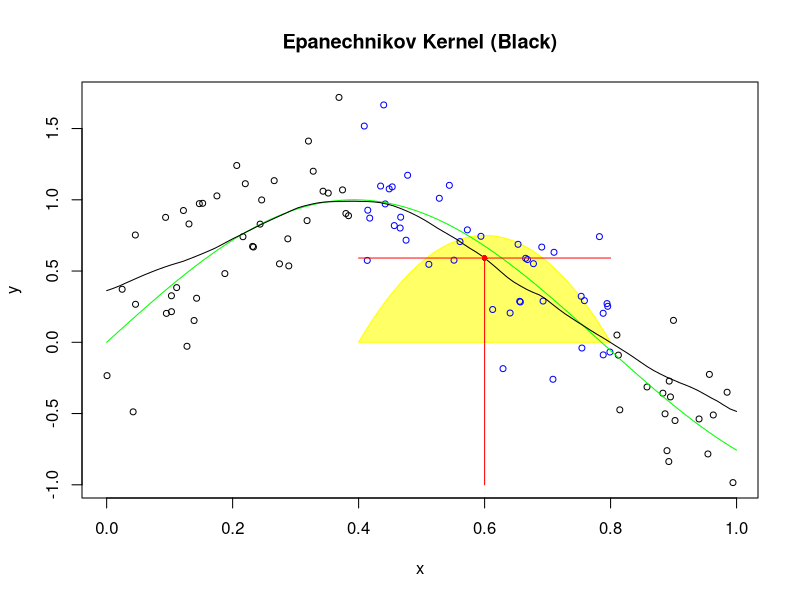
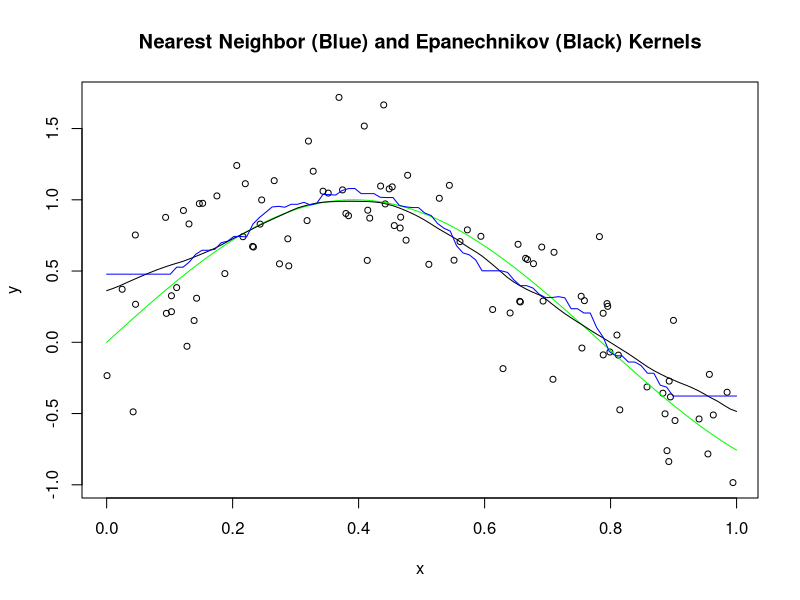

R code for these plots, in order:
## ---- chunk 1
# Set seed to generate reproducible random numbers
set.seed(123)
# X follows a uniform distribution
X <- runif(100, 0, 1)

# Set seed to generate reproducible random numbers
set.seed(123)
# The error term follows a normal distribution
E <- rnorm(100, 0, 1/3)

# Write a function "sinfunc" to generate Y
sinfunc <- function(x){ sin(4 * x) }

Y <- sinfunc(X) + E

DATA <- data.frame(X, Y)
## ---- chunk 2
# Write a function "EK" to calculate the Epanechnikove kernel
EK <- function(x, x0 = 0.6, h = 0.2){
  # default x0 is 0.6
  # default half window width h is 0.2
  # The Epanechnikove kernel assigns weights to observations 
  # based on their distances to the target point
  t <- abs(x - x0)/h
  if (t <= 1){ D <- 3/4 * (1-t^2) }
  else { D <- 0 }
  return(D)
}
## ---- chunk 3
# Write a function "NW" to calculate the Nadaraya-Watson kernel weighted average
# based on values obtained from the EK function
NW <- function(target, h = 0.2){
  # Default half window width h is 0.2
  x <- DATA[(target - h) <= X & X<= (target + h), ]$X
  y <- DATA[(target - h) <= X & X<= (target + h), ]$Y
  # Embed the EK function to calculate Epanechnikove kernels
  k <- sapply(x, EK, x0 = target)
  # Return the Nadaraya-Watson kernel weighted average for each target x0
  return(sum(k * y) / sum(k))
}
## ---- chunk 4
# Specify the window vector "w"
w = seq(0.4, 0.8,length=100)
# Specify the vector "xaxis" to store values along the x-axis
xaxis <- seq(0, 1, length = 100)

# Plot the Epanechnikove kernel
plot(DATA$X, DATA$Y, col = ifelse(0.4 <= X & X <= 0.8, "white", "black"), xlab = "x", 
     ylab = "y", main = "Epanechnikov Kernel (Black)", cex = 0.8)
polygon(w, sapply(w, EK), col = adjustcolor("yellow", alpha.f = 0.6), 
        border = "yellow") # Epanechnikov kernel (yellow) assigns weights within the window
# Points contributing to the fit within the window are blue
points(DATA$X[0.4 <= X & X <= 0.8], DATA[0.4 <= X & X <= 0.8, ]$Y, col = "blue", cex = 0.8)
lines(xaxis, sinfunc(xaxis), col = "green") # True relationship is in green
# sapply(xaxis, NW) feeds the entire x-axis as the target parameter of NW functon
lines(xaxis, sapply(xaxis, NW), col = "black") # Epanechnikov kernel is in black
points(0.6, NW(target = 0.6), pch = 16, col = "red", cex = 0.8) 
# Target point of interest is in red
segments(0.6, -1, 0.6, NW(target = 0.6), col="red") 
segments(0.4, NW(target = 0.6), 0.8, NW(target = 0.6), col="red")

## ---- chunk 5
# Specify the vector "xaxis" to store values along the x-axis
xaxis <- seq(0, 1, length = 100)
# Initialize the vector "knn_yhat" to store the K-nearest-neighbor averages
knn_yhat <- rep(NA, 100)
for(i in 1:100){
  # Assume 20 nearest neighbors
  k <- 20
  knn_yhat[i] <- mean(DATA$Y[order(sqrt((DATA$X - xaxis[i])^2))[1:k]])
}
## ---- chunk 6
plot(DATA$X, DATA$Y, cex = 0.8, xlab = "x", ylab = "y", 
     main = "Nearest Neighbor (Blue) and Epanechnikov (Black) Kernels" )
lines(xaxis, sinfunc(xaxis), col = "green") # True relationship is in green
lines(xaxis, sapply(xaxis, NW), col = "black") # Epanechnikov kernel is in black
lines(xaxis, knn_yhat, col = "blue") # Nearest neighbor kernel is in blue
